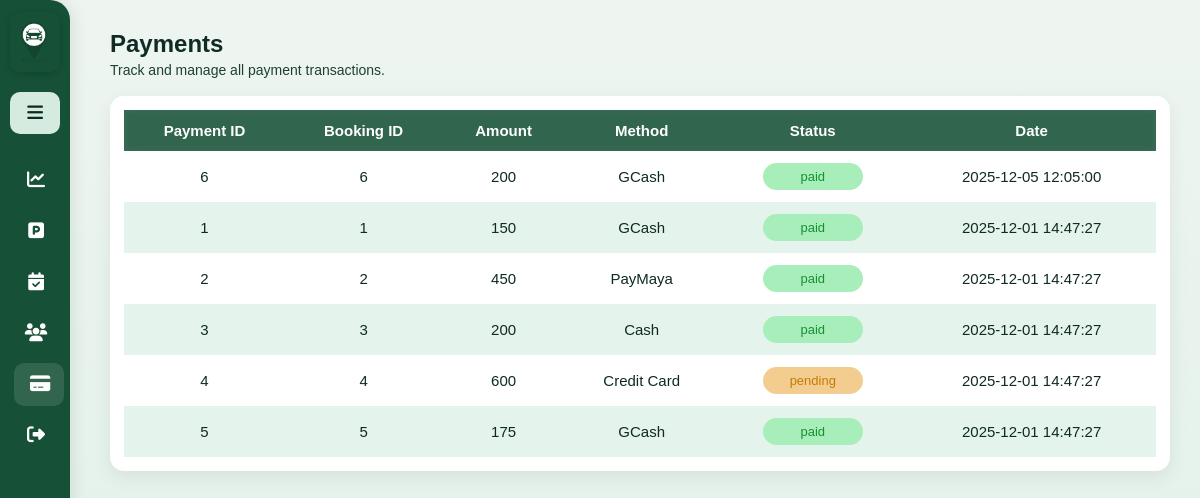
The app's page /?controller=AdminController&action=getPaymentsPage, older data.
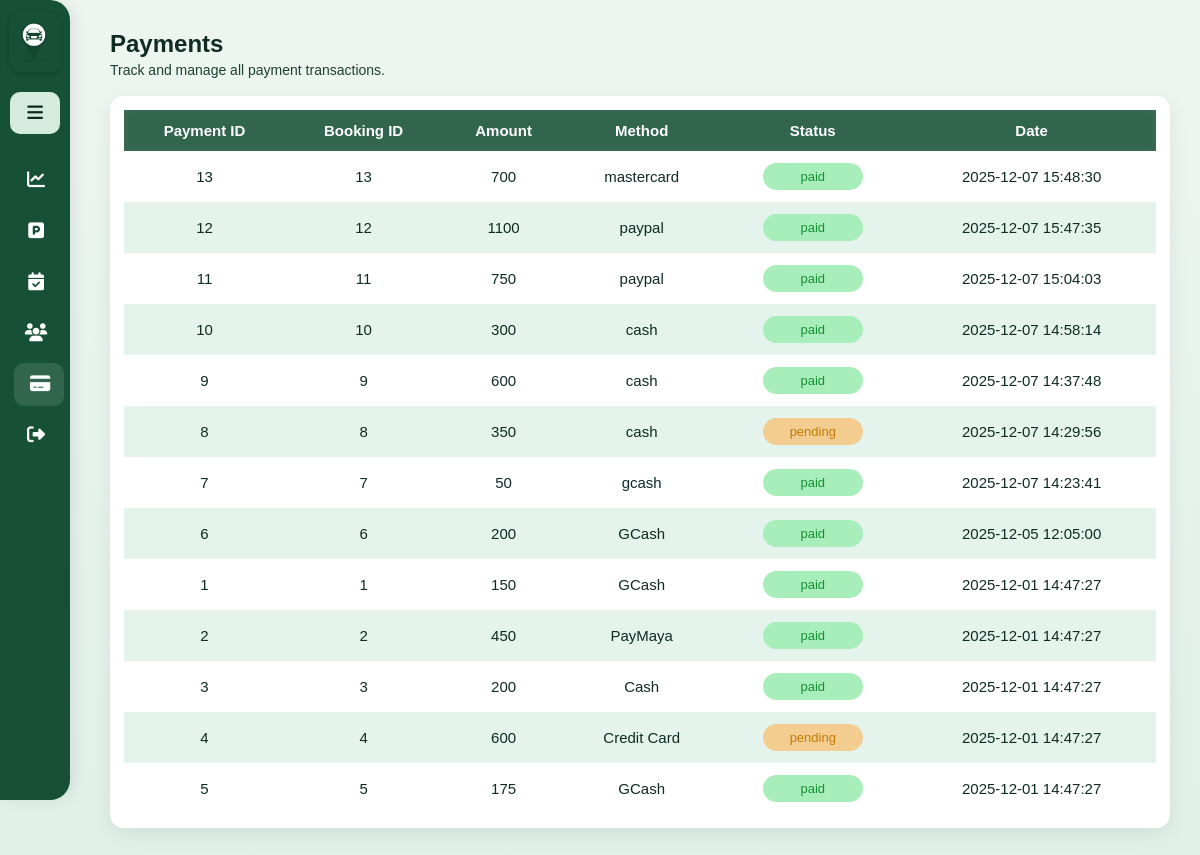
The same page, newer data.
### tables this page shows
CREATE TABLE Payments (
    payment_id INTEGER PRIMARY KEY AUTOINCREMENT,
    booking_id INTEGER NOT NULL UNIQUE,
    amount DECIMAL(10, 2) NOT NULL,
    payment_method VARCHAR(50) NOT NULL,
    payment_status VARCHAR(20) NOT NULL DEFAULT 'pending',
    payment_date DATETIME NOT NULL DEFAULT CURRENT_TIMESTAMP,
    created_at DATETIME DEFAULT CURRENT_TIMESTAMP,
    FOREIGN KEY (booking_id) REFERENCES Bookings(booking_id) ON DELETE CASCADE,
    CHECK (payment_status IN ('pending', 'paid', 'failed')),
    CHECK (amount > 0)
);

### index.php (called while the page is built, shortened)
<?php
require_once("./dbConnection.php");
$controller = NULL;
$action = NULL;
if(isset($_GET["controller"]) && isset($_GET["action"])){
    $controller = $_GET["controller"];
    $action = $_GET["action"];
}else{
    $controller = "HomeController";
    $action = "homePage";
}
require_once("./router.php");

### views/uniLayout.php (called while the page is built)
<?php require_once("./views/$folderPath" . "/$folderPath" . "Layout.php")?>

### controllers/BaseController.php (called while the page is built, shortened)
<?php
class BaseController{
    public function  renderView($folderPath, $fileName, $datas = NULL, $location = NULL){
        $content = $datas;
        require_once("./views/uniLayout.php");
    }
}

### controllers/AdminController.php (called while the page is built, shortened)
<?php
class AdminController extends BaseController{
    protected $paymentModel;
    public function __construct(){
        $this->paymentModel = $this->loadModel("Payments");
    }
    public function getPaymentsPage(){
        $datas = $this->paymentModel->getAll();
        $this->renderView("admin","PaymentsPage", $datas, "paymentsPage");
    }
}

### models/BaseModel.php (called while the page is built, shortened)
<?php
class BaseModel{
    protected $db;
    protected $table;
    public function __construct(){
        $this->db = DbConnection::getInstance();
    }
    public function getAll(){
        try{
            $sql = "SELECT * FROM {$this->table} ORDER BY created_at DESC ";
            $request = $this->db->query($sql);
            $result = $request->fetchAll(PDO::FETCH_ASSOC);
            return $result;
        }catch(PDOException $e){
            error_log($e->getMessage());
            return false;
        }
    }
}

### dbConnection.php (called while the page is built)
<?php
class DbConnection{
    private static $instance = NULL;
    public static function getInstance(){
        if(!isset(self::$instance)){
            try{
                $pdo = new PDO("sqlite:" . __DIR__ . "/database/parkwise.db");
                $pdo->setAttribute(PDO::ATTR_ERRMODE, PDO::ERRMODE_EXCEPTION);
                self::$instance = $pdo;
            }catch(PDOException $e){
                exit("SOMETHING WENT WRONG WHILE CONNECTING TO DATABASE" .  $e->getMessage());
            }
        }
        return self::$instance;
    }
}

### views/admin/PaymentsPage.php (the view, shortened to what this page needs)
<section id="payments" class="section visible">
   <h1>Payments</h1>
   <p class="section-subtitle">Track and manage all payment transactions.</p>
   <div class="table-wrapper">
     <table class="data-table">
       <thead>
         <tr>
           <th>Payment ID</th>
           <th>Booking ID</th>
           <th>Amount</th>
           <th>Method</th>
           <th>Status</th>
           <th>Date</th>
         </tr>
       </thead>
       <tbody id="paymentsTable">
         <?php foreach($content as $payment):?>
            <tr>
             <td><?= $payment["payment_id"]?></td>
             <td><?= $payment["booking_id"]?></td>
             <td><?= $payment["amount"]?></td>
             <td><?= $payment["payment_method"]?></td>
             <td><span class="status <?= $payment["payment_status"]?>"><?= $payment["payment_status"]?></span></td>
             <td><?= $payment["payment_date"]?></td>
           </tr>
         <?php endforeach;?>
       </tbody>
     </table>
   </div>
 </section>

### router.php (shortened to what this page needs)
<?php
function call($controller, $action){
    require_once("./controllers/BaseController.php");
    require_once("./models/BaseModel.php");
    switch($controller){
        case "AdminController":
            $controllerInstance = new AdminController();
            break;
    }
    $controllerInstance->{$action}();
}
$routes = [
    "HomeController" => ["homePage"],
    "UserController" => ["showLoginPage", "login", "signUp", "logout", "showDashBoard", "showSignUpPage", "signUp", "showAddVehichelPage", "addVehicle", "showMyVehiclePage", "showBookingsPage", "showActivityHistoryPage", "showProfilePage", "updateProfile", "showBookingDetailsPage", "showPaymentPage", "processPayment"],
    "AdminController" => ["getDashBoardData", "getParkingSlotsPage", "getBookingsPage", "getPaymentsPage",  "getUserContactPage", "updateBookingStatus"],
];
if(array_key_exists($controller, $routes)){
    if(in_array($action, $routes[$controller])){
        call($controller, $action);
    }
}else{
    call("UserController", "showLoginPage");
}

### views/admin/adminLayout.php (shortened to what this page needs)
<!DOCTYPE html>
<html lang="en">
<head>
    <link rel="stylesheet" href="https://cdnjs.cloudflare.com/ajax/libs/font-awesome/6.5.0/css/all.min.css">
    <link rel="stylesheet" href="<?php echo BASE_URL?>views/static/dashboard-style.css">
</head>
<body class="dashboard-body">
    <?php require_once("./views/components/NavBar.php")?>
    <div class="main-content">
        <?php require_once("./views/admin/$fileName" . ".php")?>
    </div>
</body>
</html>

### views/components/NavBar.php (shortened to what this page needs)
<div class="sidebar collapsed" id="sidebar">
  <div class="sidebar-icon" onclick="showSection('dashboard', event)">
    <img src="<?php echo BASE_URL?>views/static/Images/logo1.png" alt="ParkWise Icon">
  </div>
  <div class="menu-toggle" id="toggleSidebar">
    <i class="fa-solid fa-bars burger"></i>
  </div>
  <ul class="sidebar-nav">
    <li class="nav-item <?= $location == 'dashBoard' ? 'active' : '' ?>" data-tooltip="Dashboard">
      <a href="?controller=AdminController&action=getDashBoardData">
        <i class="fa-solid fa-chart-line"></i>
      </a>
    </li>
    <li class="nav-item <?= $location == 'slotPage' ? 'active' : '' ?>" data-tooltip="Parking Slots">
      <a href="?controller=AdminController&action=getParkingSlotsPage">
        <i class="fa-solid fa-square-parking"></i>
      </a>
    </li>
    <li class="nav-item <?= $location == 'bookingsPages' ? 'active' : '' ?>"  data-tooltip="Bookings">
      <a href="?controller=AdminController&action=getBookingsPage">
        <i class="fa-solid fa-calendar-check"></i>
      </a>
    </li>
    <li class="nav-item <?= $location == 'userPages' ? 'active' : '' ?>" data-tooltip="Users">
      <a href="?controller=AdminController&action=getUserContactPage">
        <i class="fa-solid fa-users"></i>
      </a>
    </li>
    <li class="nav-item <?= $location == 'paymentsPage' ? 'active' : '' ?>"  data-tooltip="Payments">
      <a href="?controller=AdminController&action=getPaymentsPage">
        <i class="fa-solid fa-credit-card"></i>
      </a>
    </li>
    <li class="nav-item" data-tooltip="Logout">
      <a href="?controller=AdminController&action=">
        <i class="fa-solid fa-right-from-bracket"></i>
      </a>
    </li>
  </ul>
</div>

### views/static/dashboard-style.css (style rules this page uses)
:root { --main-green: #165036; --light-green: #e2f5e9; --accent-green: #41d6a4; --soft-accent: #b7f7db; --dark-text: #1e3f34; --soft-shadow: 0 6px 20px rgba(0,0,0,0.07); --glass: rgba(255,255,255,0.92); --radius: 14px; }
* { box-sizing: border-box; }
body { margin: 0; font-family: "Poppins", Arial, sans-serif; background: linear-gradient(180deg,#eef5f1,#e0f0e9); min-height: 100vh; overflow-x: hidden; display: flex; color: #0f2b24; }
.sidebar { width: 230px; height: 100vh; background: var(--main-green); color: #ffffff; padding: 20px 18px; position: fixed; transition: 0.35s ease; border-radius: 0 20px 20px 0; box-shadow: 4px 0 15px rgba(0,0,0,0.08); z-index: 1000; display: flex; flex-direction: column; align-items: center; }
.sidebar.collapsed { width: 70px; padding: 12px 10px; }
.sidebar-icon { width: 100%; height: 60px; display: flex; justify-content: center; align-items: center; margin-bottom: 20px; cursor: pointer; border-radius: 10px; box-shadow: 0 2px 6px rgba(0,0,0,0.15); }
.sidebar-icon img { max-height: 40px; object-fit: contain; }
.menu-toggle { display: flex; align-items: center; gap: 12px; cursor: pointer; margin-bottom: 1px; width: 100%; padding: 12px 14px; border-radius: 10px; justify-content: flex-start; transition: 0.25s ease; background: #d5ebdf; }
.menu-toggle i { font-size: 18px; width: 24px; text-align: center; color:#0c2b22; }
.sidebar-nav { padding: 0; list-style: none; width: 100%; }
.sidebar-nav li { width: 100%; padding: 12px 14px; margin: 8px 0; cursor: pointer; border-radius: 10px; display: flex; align-items: center; gap: 12px; font-size: 16px; transition: 0.25s ease; position: relative; justify-content: flex-start; }
.sidebar-nav li i { font-size: 18px; width: 24px; text-align: center; }
.sidebar-nav li:hover, .sidebar-nav li.active { background: rgba(255,255,255,0.12); transform: translateX(4px); }
.main-content { margin-left: 250px; width: calc(100% - 250px); transition: 0.35s; min-height: 100vh; padding: 10px 30px 30px 30px; }
.sidebar.collapsed + .main-content, .sidebar.collapsed ~ .main-content { margin-left: 80px; width: calc(100% - 80px); }
.section { display: none; width: 100%; padding: 0; }
.section.visible { display: block; }
.section h1 { margin-top: 1; margin-bottom: 4px; }
.section-subtitle { font-size: 14px; font-weight: 500; color: #1e3f34; margin-top: 0; margin-bottom: 5px; }
.table-wrapper { background: white; padding: 14px; border-radius: var(--radius); box-shadow: var(--soft-shadow); overflow-x: auto; margin-top: 18px; }
.data-table { width: 100%; border-collapse: seperate; border-spacing: 0; font-size: 15px; min-width: 600px; }
.data-table thead { background: rgba(22, 80, 54, 0.88); color: white; backdrop-filter: brightness(1.1); box-shadow: inset 0 0 8px rgba(255, 255, 255, 0.06); }
.data-table th, .data-table td { padding: 12px; text-align: center; }
.data-table tbody tr:nth-child(even) { background: #e4f3eb; }
.data-table tbody tr:nth-child(odd) { background: #ffffff; }
.status { min-width: 100px; padding: 6px 12px; border-radius: 990px; font-size: 13px; display: inline-block; }
.status.paid { background: #a8eeba; color:#159134; }
.status.pending { background: #f3cd90; color:#c57b05; }
.sidebar-nav li a { color: inherit; text-decoration: none; }

Row changes from the older to the newer data that the page shows:
added payments: payment_id "13", booking "13", amount "700", payment_method "mastercard", payment_status "paid", payment_date "2025-12-07 15:48:30"
added payments: payment_id "12", booking "12", amount "1100", payment_method "paypal", payment_status "paid", payment_date "2025-12-07 15:47:35"
added payments: payment_id "11", booking "11", amount "750", payment_method "paypal", payment_status "paid", payment_date "2025-12-07 15:04:03"
added payments: payment_id "10", booking "10", amount "300", payment_method "cash", payment_status "paid", payment_date "2025-12-07 14:58:14"
added payments: payment_id "9", booking "9", amount "600", payment_method "cash", payment_status "paid", payment_date "2025-12-07 14:37:48"
added payments: payment_id "8", booking "8", amount "350", payment_method "cash", payment_status "pending", payment_date "2025-12-07 14:29:56"
added payments: payment_id "7", booking "7", amount "50", payment_method "gcash", payment_status "paid", payment_date "2025-12-07 14:23:41"
